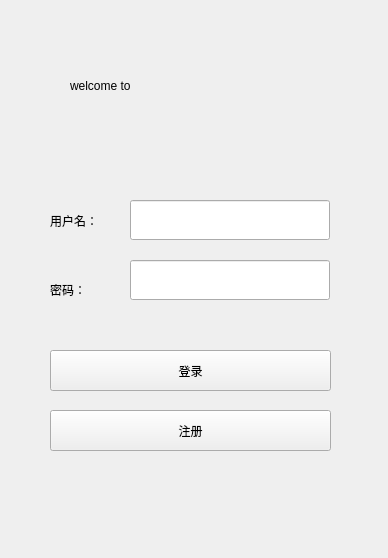
<?xml version="1.0" encoding="UTF-8"?>
<ui version="4.0">
 <class>UseLogin</class>
 <widget class="QMainWindow" name="UseLogin">
  <property name="geometry">
   <rect>
    <x>0</x>
    <y>0</y>
    <width>388</width>
    <height>558</height>
   </rect>
  </property>
  <property name="windowTitle">
   <string>MainWindow</string>
  </property>
  <widget class="QWidget" name="centralwidget">
   <widget class="QLineEdit" name="name">
    <property name="geometry">
     <rect>
      <x>130</x>
      <y>200</y>
      <width>200</width>
      <height>40</height>
     </rect>
    </property>
   </widget>
   <widget class="QLineEdit" name="password">
    <property name="geometry">
     <rect>
      <x>130</x>
      <y>260</y>
      <width>200</width>
      <height>40</height>
     </rect>
    </property>
   </widget>
   <widget class="QLabel" name="name_2">
    <property name="geometry">
     <rect>
      <x>50</x>
      <y>210</y>
      <width>69</width>
      <height>21</height>
     </rect>
    </property>
    <property name="text">
     <string>用户名：</string>
    </property>
   </widget>
   <widget class="QLabel" name="password_2">
    <property name="geometry">
     <rect>
      <x>50</x>
      <y>280</y>
      <width>69</width>
      <height>19</height>
     </rect>
    </property>
    <property name="text">
     <string>密码：</string>
    </property>
   </widget>
   <widget class="QPushButton" name="login">
    <property name="geometry">
     <rect>
      <x>50</x>
      <y>350</y>
      <width>281</width>
      <height>41</height>
     </rect>
    </property>
    <property name="text">
     <string>登录</string>
    </property>
   </widget>
   <widget class="QPushButton" name="zhuce">
    <property name="geometry">
     <rect>
      <x>50</x>
      <y>410</y>
      <width>281</width>
      <height>41</height>
     </rect>
    </property>
    <property name="text">
     <string>注册</string>
    </property>
   </widget>
   <widget class="QLabel" name="welcom">
    <property name="geometry">
     <rect>
      <x>70</x>
      <y>40</y>
      <width>241</width>
      <height>91</height>
     </rect>
    </property>
    <property name="text">
     <string>welcome to</string>
    </property>
   </widget>
  </widget>
 </widget>
 <resources/>
 <connections/>
</ui>
